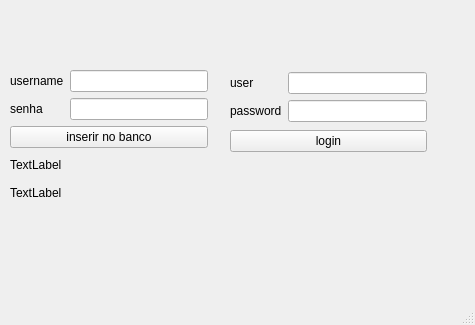
<?xml version="1.0" encoding="UTF-8"?>
<ui version="4.0">
 <class>Janela</class>
 <widget class="QMainWindow" name="Janela">
  <property name="geometry">
   <rect>
    <x>0</x>
    <y>0</y>
    <width>475</width>
    <height>325</height>
   </rect>
  </property>
  <property name="windowTitle">
   <string>Janela</string>
  </property>
  <widget class="QWidget" name="centralwidget">
   <widget class="QWidget" name="layoutWidget">
    <property name="geometry">
     <rect>
      <x>10</x>
      <y>70</y>
      <width>198</width>
      <height>134</height>
     </rect>
    </property>
    <layout class="QVBoxLayout" name="verticalLayout_5">
     <item>
      <layout class="QVBoxLayout" name="verticalLayout_3">
       <item>
        <layout class="QHBoxLayout" name="horizontalLayout">
         <item>
          <layout class="QVBoxLayout" name="verticalLayout">
           <item>
            <widget class="QLabel" name="txtusername">
             <property name="text">
              <string>username</string>
             </property>
            </widget>
           </item>
           <item>
            <widget class="QLabel" name="txt_senha">
             <property name="text">
              <string>senha</string>
             </property>
            </widget>
           </item>
          </layout>
         </item>
         <item>
          <layout class="QVBoxLayout" name="verticalLayout_2">
           <item>
            <widget class="QLineEdit" name="username"/>
           </item>
           <item>
            <widget class="QLineEdit" name="senha"/>
           </item>
          </layout>
         </item>
        </layout>
       </item>
       <item>
        <widget class="QPushButton" name="login">
         <property name="text">
          <string>inserir no banco</string>
         </property>
        </widget>
       </item>
      </layout>
     </item>
     <item>
      <layout class="QVBoxLayout" name="verticalLayout_4">
       <item>
        <widget class="QLabel" name="banc_conectado">
         <property name="text">
          <string>TextLabel</string>
         </property>
        </widget>
       </item>
       <item>
        <widget class="QLabel" name="banc_aberto">
         <property name="text">
          <string>TextLabel</string>
         </property>
        </widget>
       </item>
      </layout>
     </item>
    </layout>
   </widget>
   <widget class="QWidget" name="">
    <property name="geometry">
     <rect>
      <x>230</x>
      <y>70</y>
      <width>197</width>
      <height>86</height>
     </rect>
    </property>
    <layout class="QVBoxLayout" name="verticalLayout_8">
     <item>
      <layout class="QHBoxLayout" name="horizontalLayout_2">
       <item>
        <layout class="QVBoxLayout" name="verticalLayout_6">
         <item>
          <widget class="QLabel" name="label">
           <property name="text">
            <string>user</string>
           </property>
          </widget>
         </item>
         <item>
          <widget class="QLabel" name="label_2">
           <property name="text">
            <string>password</string>
           </property>
          </widget>
         </item>
        </layout>
       </item>
       <item>
        <layout class="QVBoxLayout" name="verticalLayout_7">
         <item>
          <widget class="QLineEdit" name="user"/>
         </item>
         <item>
          <widget class="QLineEdit" name="password">
           <property name="echoMode">
            <enum>QLineEdit::EchoMode::Password</enum>
           </property>
          </widget>
         </item>
        </layout>
       </item>
      </layout>
     </item>
     <item>
      <widget class="QPushButton" name="pushButton">
       <property name="text">
        <string>login</string>
       </property>
      </widget>
     </item>
    </layout>
   </widget>
  </widget>
  <widget class="QMenuBar" name="menubar">
   <property name="geometry">
    <rect>
     <x>0</x>
     <y>0</y>
     <width>475</width>
     <height>22</height>
    </rect>
   </property>
  </widget>
  <widget class="QStatusBar" name="statusbar"/>
 </widget>
 <resources/>
 <connections/>
</ui>
